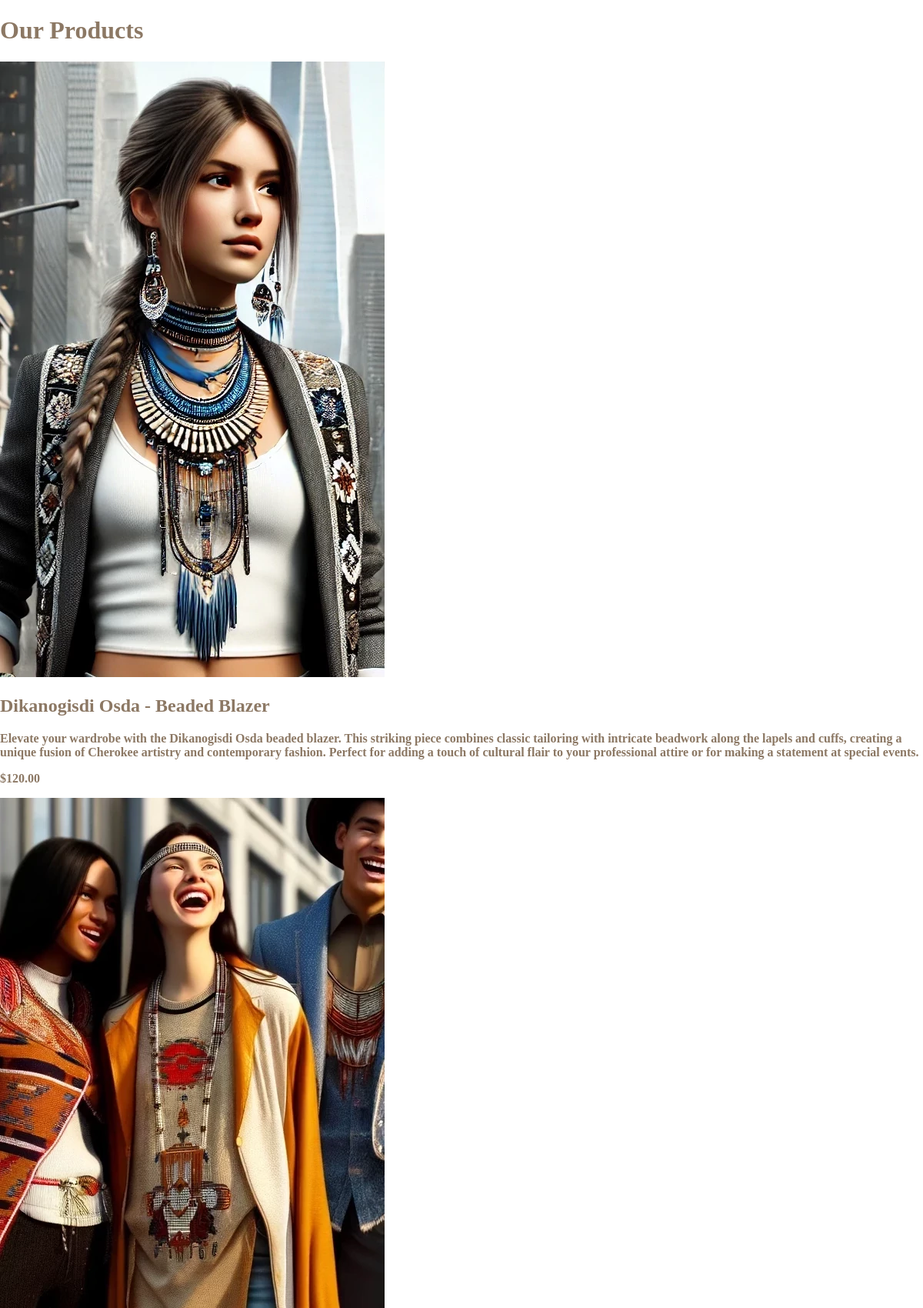
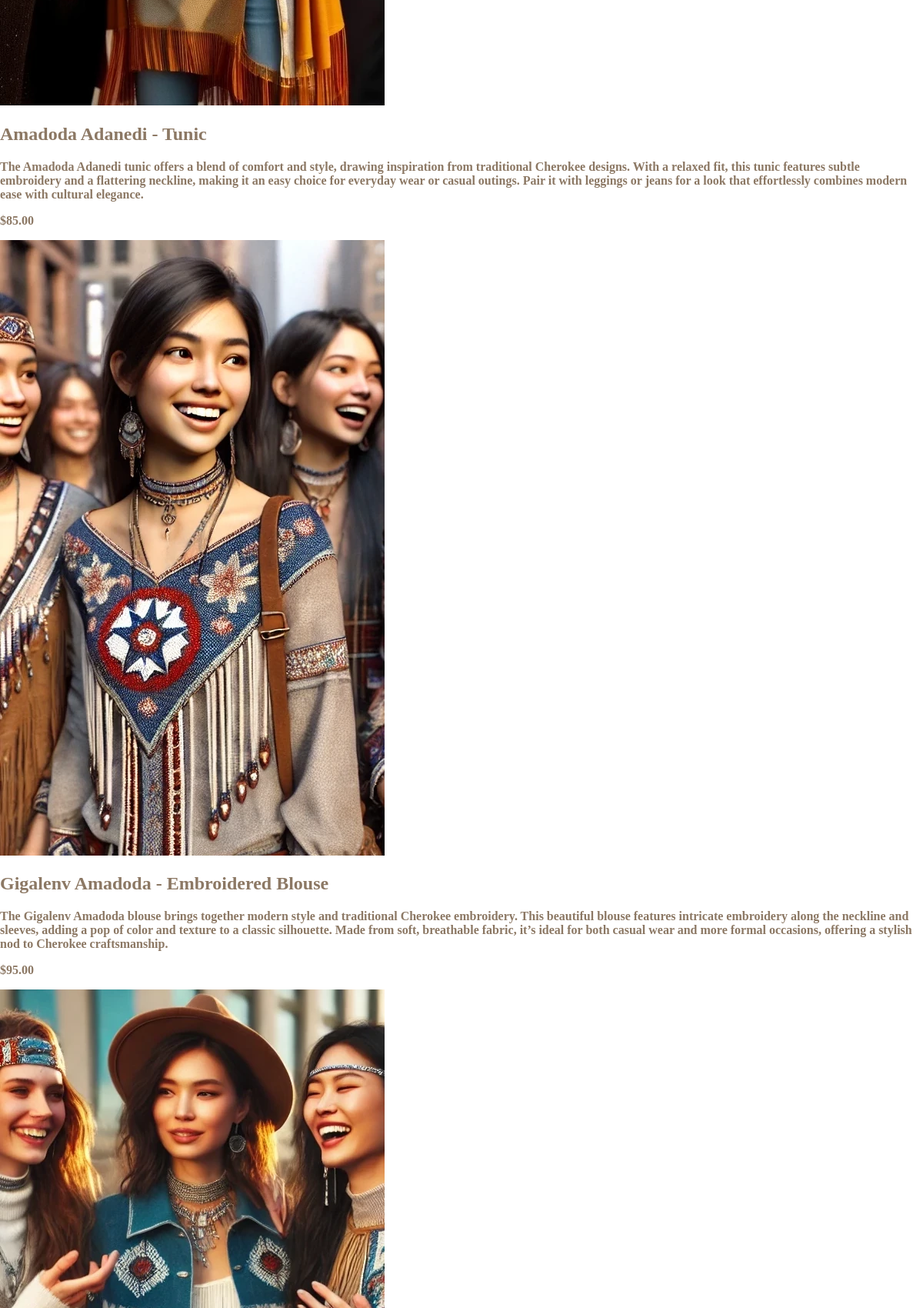
Screenshot of /products/ (upper part) with the database file from the repository (2 pictures, top to bottom).
### store/models.py (models this page shows, shortened)
class Product(models.Model):
    title = models.CharField(max_length=255)
    description = models.TextField()
    price = models.DecimalField(max_digits=10, decimal_places=2)
    image = models.ImageField(upload_to='products/')
    collection = models.ForeignKey(Collection, related_name='products', on_delete=models.CASCADE, null=True, blank=True)
    discount = models.IntegerField(default=0)

### store/views.py (the view)
# urls.py: path('products/', views.product_list, name='product_list'),
def product_list(request):
    products = Product.objects.all()
    return render(request, 'product_list.html', {'products': products})

### store/context_processors.py (called while the page is built)
def cart_item_count(request):
    cart = request.session.get('cart', {})
    count = sum(item['quantity'] for item in cart.values())
    return {'cart_item_count': count}

def collections_processor(request):
    collections = Collection.objects.all()
    return {'collections': collections}

### store/templates/product_list.html (shortened to what this page needs)
{% load static %}
<!DOCTYPE html>
<html lang="en">
<head>
    <link rel="stylesheet" href="{% static 'store/css/styles.css' %}">
    </head>
    <body>
        <h1>Our Products</h1>
        <div class="products">
            {% for product in products %}
            <div class="product">
                <div class="product-view"><img src="{{ product.image.url }}" alt="{{ product.title }}"></div>
                <h2>{{ product.title }}</h2>
                <p>{{ product.description }}</p>
                <p>${{ product.price }}</p>
            </div>
            {% endfor %}
        </div>
    </body>

### store/static/store/css/styles.css (style rules this page uses)
:root { --primary-color: rgb(200, 220, 120); --secondary-color: rgb(140, 120, 100); --accent-color: rgb(220, 100, 100); --bg-dark: rgb(25, 10, 5); --bg-light: rgb(255, 245, 215); --grid-row-contrast: rgb(235, 225, 195); --hover-color: rgb(180, 120, 100); --visited-color: rgb(100, 120, 100); --active-color: rgb(200, 120, 80); }
body, html { margin: 0; padding: 0; width: 100%; height: 100%; background-color: white; font-family: "Urbanist", serif; font-weight: 600; color: var(--secondary-color); }

### rows the page displays
Product: image (picture), title "Dikanogisdi Osda - Beaded Blazer", description "Elevate your wardrobe with the Dikanogisdi Osda beaded blazer. This striking piece combines classic tailoring with intricate beadwork along the lapels and cuffs, creating a unique fusion of Cherokee artistry and contemporary fashion. Perfect for adding a touch of cultural flair to your professional attire or for making a statement at special events.", price "120.00"
Product: image (picture), title "Amadoda Adanedi - Tunic", description "The Amadoda Adanedi tunic offers a blend of comfort and style, drawing inspiration from traditional Cherokee designs. With a relaxed fit, this tunic features subtle embroidery and a flattering neckline, making it an easy choice for everyday wear or casual outings. Pair it with leggings or jeans for a look that effortlessly combines modern ease with cultural elegance.", price "85.00"
Product: image (picture), title "Gigalenv Amadoda - Embroidered Blouse", description "The Gigalenv Amadoda blouse brings together modern style and traditional Cherokee embroidery. This beautiful blouse features intricate embroidery along the neckline and sleeves, adding a pop of color and texture to a classic silhouette. Made from soft, breathable fabric, it’s ideal for both casual wear and more formal occasions, offering a stylish nod to Cherokee craftsmanship.", price "95.00"
Product: image (picture)
